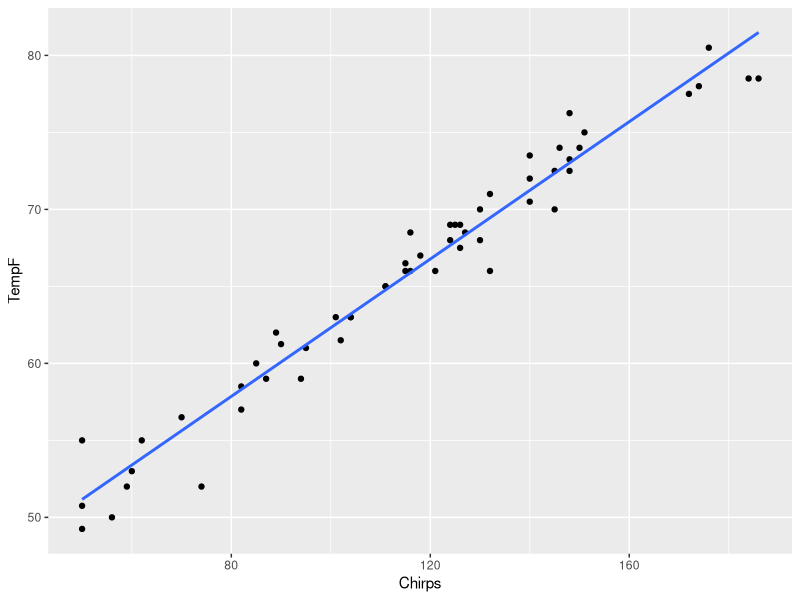
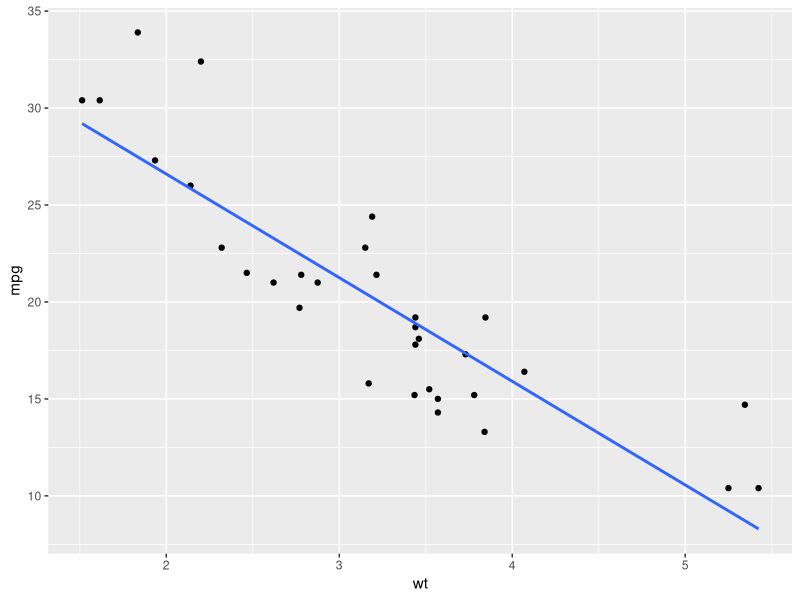

Reproduce these figures in R, in order.
## ---- chunk 1
knitr::opts_chunk$set(echo = TRUE)

#  load the tidyverse
library(tidyverse)

# read in the data and print as a tibble
c <- read.csv("Crickets(2).csv")

## ---- chunk 2
#  Use ggplot to graph the data, adding a regression line with geom_smooth(method = 'lm')
tibble(c)

ggplot(data = c,
      mapping = aes(x = Chirps, y = TempF)) +
  geom_point() +
  geom_smooth(method = 'lm', se = FALSE)

## ---- chunk 3
# Create the linear model for temperature by chirps.  Be sure to state the y variable first -- y ~ x.  "Y By X"
CricketReg <- lm(c$TempF ~ c$Chirps)

CricketReg <- lm(TempF ~ Chirps, data = c)

#  Print the model object
CricketReg

#  Do names(CricketReg) to see what else is in the model object
names(CricketReg)
#  Do a summary of the model object
summary(CricketReg)
## ---- chunk 4

#  Print the correlation coefficient of temperature and chirps.  Try putting the temperature first and chirps second, then put in the reverse order:  

cor(c$Chirps, c$TempF)

cor(c$TempF, c$Chirps)

#  For the correlation coefficient, it does not matter what order you put the variables in.

#  If there were missing values in either of the variables, you could do this:

cor(c$TempF, c$Chirps, use = 'complete.obs')

## ---- chunk 5
# Plot mpg by wt here, with a regression line.
ggplot(data = mtcars,
       mapping = aes(x = wt, y = mpg)) +
  geom_point() +
  geom_smooth(method = 'lm', se = FALSE)

# Create and summarize the model object
mo <- lm(mtcars$mpg ~ mtcars$wt)
summary(mo)

#  Find the correlation coefficient
cor(mtcars$mpg, mtcars$wt)

summary(mtcars)
